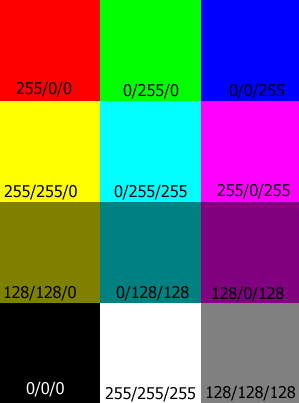
%> input picture Week_1/colour1.bmp, 299 x 403 px
$ octave w1d.m   (GNU Octave 9; MATLAB toolbox functions it lacks are replaced by stand-ins)
%> lines starting %> are read from the running program, lines starting %| are printed output that depends on the picture
%w1d.m (display colour image and its components)
clear all
close all
clc
X=imread('colour1.bmp');
%> X is the input picture: size 403x299x3 uint8; mean R, G, B 113.7, 114.9, 113.6
figure(1)
    imshow(X)
    title('Original Image')
    pause

XR=X(:,:,1); % Display Red Channel
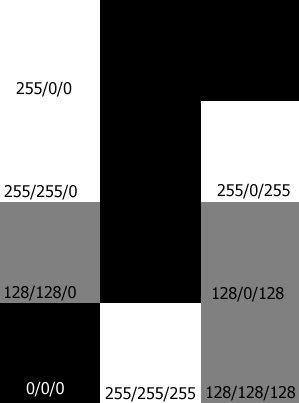
%> XR: size 403x299 uint8; min 0, max 255, mean 113.7
XG=X(:,:,2); % Display Green Channel
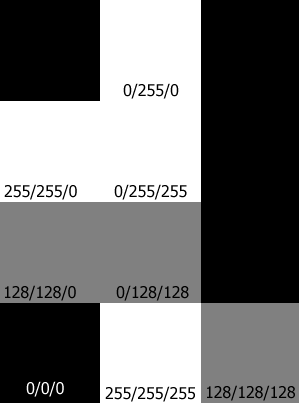
%> XG: size 403x299 uint8; min 0, max 255, mean 114.9
XB=X(:,:,3); % Display Blue Channel
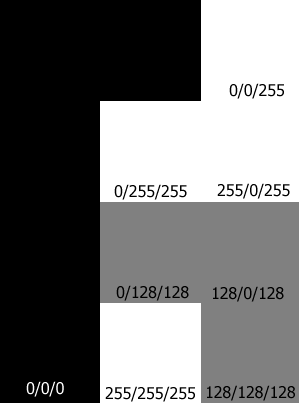
%> XB: size 403x299 uint8; min 0, max 255, mean 113.6

figure(2)
    imshow(XR)
    title('Red Intensity')
    impixelinfo
    pause
figure(3)
    imshow(XG)
    title('Green Intensity')
    impixelinfo
    pause
figure(4)
    imshow(XB)
    title('Blue Intensity')
    impixelinfo
    pause
display('End.')
